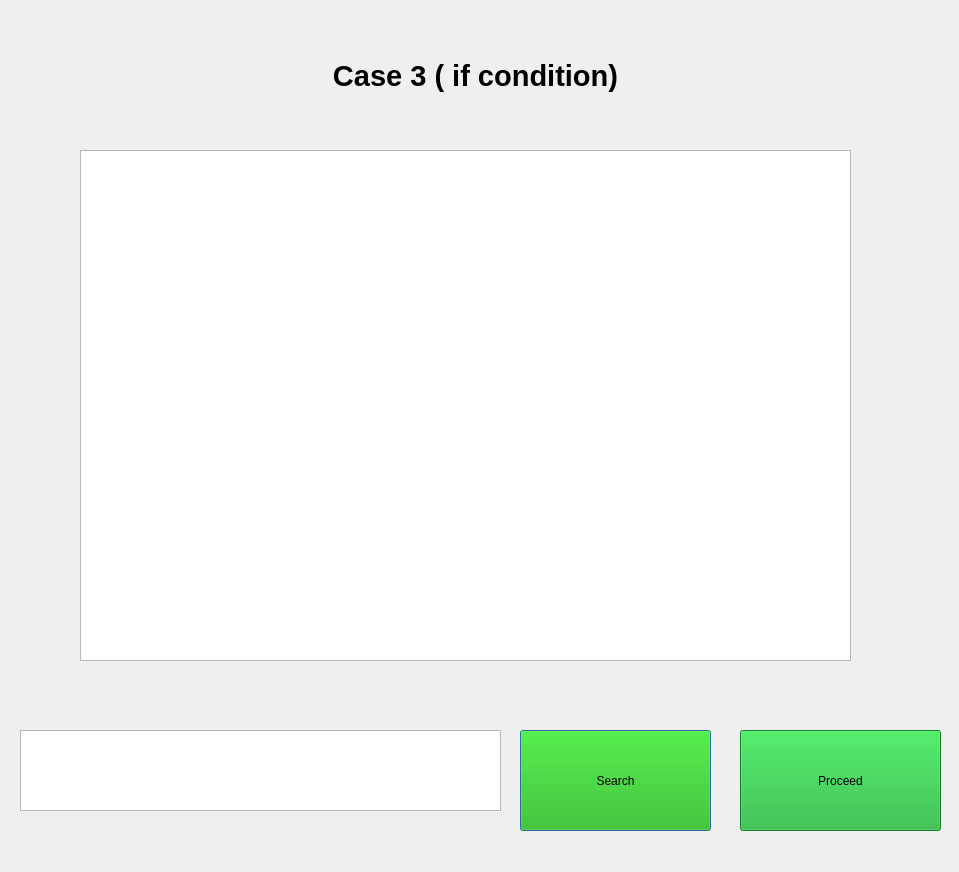
<?xml version="1.0" encoding="UTF-8"?>
<ui version="4.0">
 <class>Dialog</class>
 <widget class="QDialog" name="Dialog">
  <property name="geometry">
   <rect>
    <x>0</x>
    <y>0</y>
    <width>959</width>
    <height>872</height>
   </rect>
  </property>
  <property name="windowTitle">
   <string>Dialog</string>
  </property>
  <widget class="QLabel" name="label">
   <property name="geometry">
    <rect>
     <x>-70</x>
     <y>-40</y>
     <width>1151</width>
     <height>881</height>
    </rect>
   </property>
   <property name="text">
    <string/>
   </property>
   <property name="pixmap">
    <pixmap>../../Downloads/compilers.jpg</pixmap>
   </property>
  </widget>
  <widget class="QPushButton" name="browse">
   <property name="geometry">
    <rect>
     <x>520</x>
     <y>730</y>
     <width>191</width>
     <height>101</height>
    </rect>
   </property>
   <property name="styleSheet">
    <string notr="true">background-color: rgb(25, 183, 0);
color: rgb(0, 0, 0);
font: 14pt &quot;MS Shell Dlg 2&quot;;</string>
   </property>
   <property name="text">
    <string>Search</string>
   </property>
  </widget>
  <widget class="QTextBrowser" name="filename">
   <property name="geometry">
    <rect>
     <x>20</x>
     <y>730</y>
     <width>481</width>
     <height>81</height>
    </rect>
   </property>
  </widget>
  <widget class="QPushButton" name="proceed">
   <property name="geometry">
    <rect>
     <x>740</x>
     <y>730</y>
     <width>201</width>
     <height>101</height>
    </rect>
   </property>
   <property name="styleSheet">
    <string notr="true">font: 75 14pt &quot;MS Shell Dlg 2&quot;;
background-color: rgb(25, 178, 53);</string>
   </property>
   <property name="text">
    <string>Proceed</string>
   </property>
  </widget>
  <widget class="QTextEdit" name="textEdit">
   <property name="geometry">
    <rect>
     <x>80</x>
     <y>150</y>
     <width>771</width>
     <height>511</height>
    </rect>
   </property>
  </widget>
  <widget class="QLabel" name="label_2">
   <property name="geometry">
    <rect>
     <x>280</x>
     <y>40</y>
     <width>391</width>
     <height>71</height>
    </rect>
   </property>
   <property name="font">
    <font>
     <pointsize>22</pointsize>
     <weight>75</weight>
     <bold>true</bold>
    </font>
   </property>
   <property name="text">
    <string>Case 3 ( if condition)</string>
   </property>
   <property name="alignment">
    <set>Qt::AlignCenter</set>
   </property>
  </widget>
 </widget>
 <resources>
  <include location="test12.qrc"/>
 </resources>
 <connections/>
</ui>
